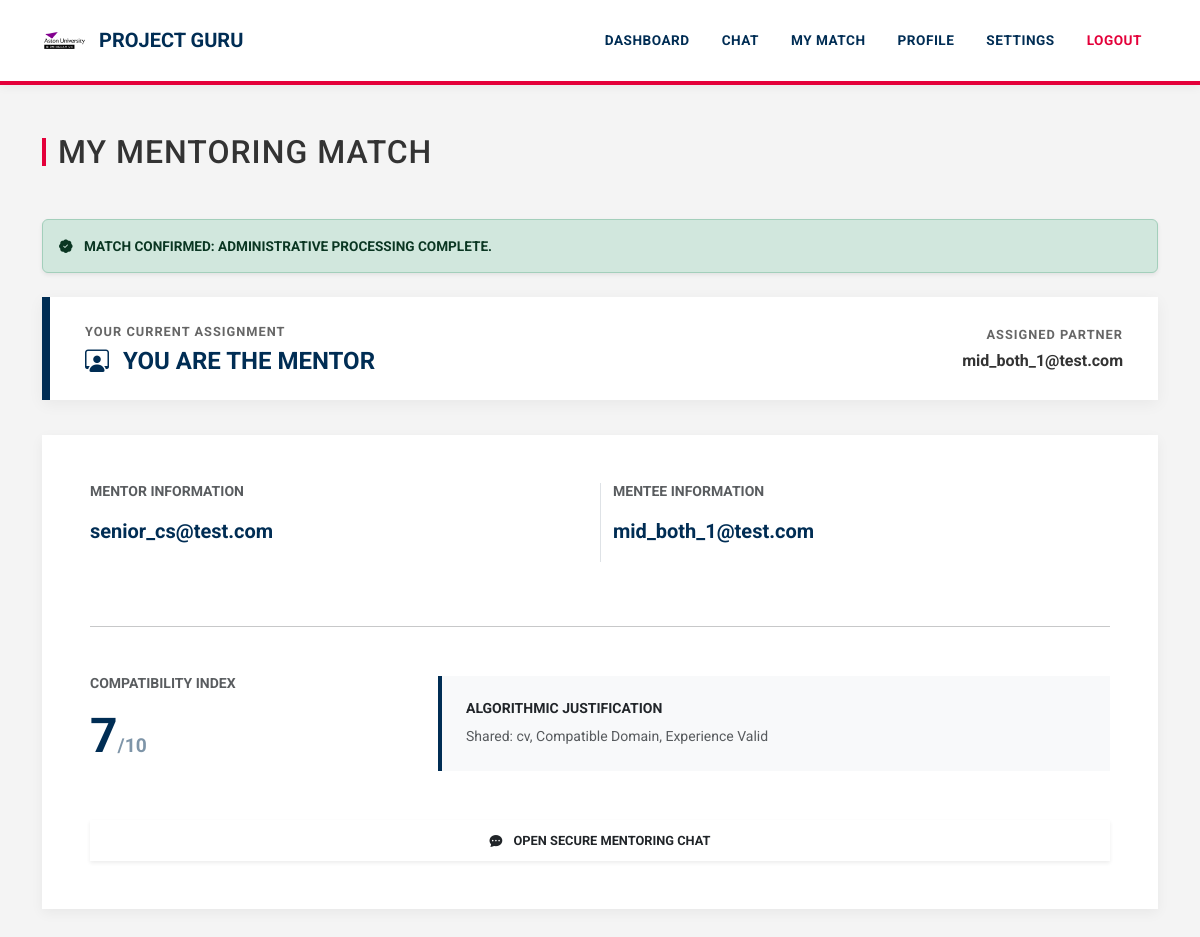
Page /match (signed in) on the committed database.
### tables this page shows
CREATE TABLE users (
    id INTEGER PRIMARY KEY AUTOINCREMENT,
    email TEXT UNIQUE,
    password TEXT,
    role TEXT,
    level TEXT,
    experience TEXT,
    domain TEXT,
    availability TEXT,
    location TEXT,
    status TEXT
, verification_code TEXT, is_verified INTEGER DEFAULT 0, reset_code TEXT);

CREATE TABLE matches (
    id INTEGER PRIMARY KEY AUTOINCREMENT,
    mentor_id INTEGER,
    mentee_id INTEGER,
    score INTEGER,
    reason TEXT,
    status TEXT DEFAULT 'pending',
    mentor_response TEXT DEFAULT 'pending',
    mentee_response TEXT DEFAULT 'pending'
, created_at TEXT);

### app.py (the view)
@app.route("/match")
def my_match():
    if "user_id" not in session:
        return redirect("/login")
    profile = get_active_profile()
    if not profile:
        return redirect("/dashboard")
    role = profile["role"]   # mentor OR mentee
    conn = get_db()
    user_id = session["user_id"]
    if role == "mentor":
        match = conn.execute("""
            SELECT * FROM matches
            WHERE mentor_id=? AND status IN ('approved', 'final')
            ORDER BY id DESC
        """, (user_id,)).fetchone()
    else:  # mentee
        match = conn.execute("""
            SELECT * FROM matches
            WHERE mentee_id=? AND status IN ('approved', 'final')
            ORDER BY id DESC
        """, (user_id,)).fetchone()
    mentor = None
    mentee = None
    mentor_q = None
    mentee_q = None
    if match:
        mentor = conn.execute("SELECT * FROM users WHERE id=?", (match["mentor_id"],)).fetchone()
        mentee = conn.execute("SELECT * FROM users WHERE id=?", (match["mentee_id"],)).fetchone()
        mentor_q = conn.execute("SELECT * FROM questionnaires WHERE user_id=?", (match["mentor_id"],)).fetchone()
        mentee_q = conn.execute("SELECT * FROM questionnaires WHERE user_id=?", (match["mentee_id"],)).fetchone()
    matches = conn.execute("""
        SELECT * FROM matches
        WHERE (mentor_id=? OR mentee_id=?) AND status='final'
    """, (user_id, user_id)).fetchall()
    conn.close()
    return render_template(
        "match.html",
        match=match,
        mentor=mentor,
        mentee=mentee,
        mentor_q=mentor_q,
        mentee_q=mentee_q,
        matches=matches,
        role=role,
        user_id=user_id
    )

### app.py (called while the page is built)
def get_db():
    conn = sqlite3.connect("database.db", timeout=30)
    conn.row_factory = sqlite3.Row
    return conn

def get_active_profile():
    if "profile_id" not in session:
        return None
    conn = get_db()
    profile = conn.execute("""
        SELECT * FROM profiles
        WHERE id=? AND user_id=?
    """, (session["profile_id"], session["user_id"])).fetchone()
    conn.close()
    return profile

### templates/match.html (shortened to what this page needs)
<!DOCTYPE html>
<html lang="en">
<head>
    <link href="https://cdn.jsdelivr.net/npm/bootstrap@5.3.2/dist/css/bootstrap.min.css" rel="stylesheet">
    <link rel="stylesheet" href="https://cdn.jsdelivr.net/npm/bootstrap-icons@1.11.3/font/bootstrap-icons.min.css">
</head>
<body>
{% include "navbar.html" %}
<div class="container mt-5 mb-5">
    <h2 class="mb-5">My Mentoring Match</h2>
    {% if match %}
        {% if match.status == "final" %}
            <div class="alert alert-success shadow-sm mb-4">
                <i class="bi bi-patch-check-fill me-2"></i> MATCH CONFIRMED: Administrative processing complete.
            </div>
            <div class="role-banner">
                <div>
                    <span class="role-text-primary">Your Current Assignment</span>
                    {% if user_id == match.mentor_id %}
                        <h3 class="role-title"><i class="bi bi-person-workspace me-2"></i> YOU ARE THE MENTOR</h3>
                    {% else %}
                        <h3 class="role-title"><i class="bi bi-mortarboard-fill me-2"></i> YOU ARE THE MENTEE</h3>
                    {% endif %}
                </div>
                <div class="role-partner text-end">
                    <span class="role-text-primary">Assigned Partner</span>
                    <span class="fw-bold">
                        {% if user_id == match.mentor_id %}{{ mentee.email }}{% else %}{{ mentor.email }}{% endif %}
                    </span>
                </div>
            </div>
            <div class="card match-card p-5">
                <div class="row mb-5">
                    <div class="col-md-6">
                        <h5 class="fw-bold text-uppercase small text-muted mb-3">Mentor Information</h5>
                        <p class="fw-bold fs-5" style="color: var(--aston-navy);">{{ mentor.email }}</p>
                    </div>
                    <div class="col-md-6 border-start">
                        <h5 class="fw-bold text-uppercase small text-muted mb-3">Mentee Information</h5>
                        <p class="fw-bold fs-5" style="color: var(--aston-navy);">{{ mentee.email }}</p>
                    </div>
                </div>
                <hr class="mb-5">
                <div class="row align-items-center">
                    <div class="col-md-4">
                        <h5 class="fw-bold text-uppercase small text-muted">Compatibility Index</h5>
                        <div class="fw-bold" style="font-size: 3rem; color: var(--aston-navy);">
                            {{ match.score }}<span style="font-size: 1.2rem; opacity: 0.5;">/10</span>
                        </div>
                    </div>
                    <div class="col-md-8">
                        <div class="p-4 bg-light border-start border-4" style="border-color: var(--aston-navy) !important;">
                            <h6 class="fw-bold text-uppercase small">Algorithmic Justification</h6>
                            <p class="text-muted mb-0 small" style="line-height: 1.6;">{{ match.reason }}</p>
                        </div>
                    </div>
                </div>
                <div class="mt-5">
                    <a href="/chat/{{match.id}}" class="btn btn-aston-navy w-100 py-3 shadow-sm">
                        <i class="bi bi-chat-dots-fill me-2"></i> Open Secure Mentoring Chat
                    </a>
                </div>
            </div>
        {% endif %}
    {% else %}
        <div class="text-center py-5">
            <i class="bi bi-person-x text-muted" style="font-size: 4rem; opacity: 0.2;"></i>
            <p class="text-muted mt-3 fw-bold">No active mentoring pairings found.</p>
            <a href="/dashboard" class="btn btn-outline-dark mt-2 border-2 fw-bold">RETURN TO DASHBOARD</a>
        </div>
    {% endif %}
</div>
</body>
</html>

### templates/match.html (style rules this page uses)
:root { --aston-navy: #002d54; --aston-red: #e4003a; --aston-grey: #f4f4f4; --aston-dark-grey: #333333; }
body { background-color: var(--aston-grey); font-family: 'Roboto', Arial, sans-serif; color: var(--aston-dark-grey); }
h2 { color: var(--aston-navy); font-weight: 700; text-transform: uppercase; letter-spacing: 1px; display: flex; align-items: center; }
h2::before { content: ""; display: inline-block; width: 4px; height: 28px; background: var(--aston-red); margin-right: 12px; }
.role-banner { background-color: white; border-left: 8px solid var(--aston-navy); padding: 25px 35px; box-shadow: 0 4px 15px rgba(0,0,0,0.05); display: flex; align-items: center; justify-content: space-between; margin-bottom: 35px; }
.role-text-primary { font-size: 0.8rem; text-transform: uppercase; font-weight: 700; color: #666; letter-spacing: 1px; margin-bottom: 5px; display: block; }
.role-title { color: var(--aston-navy); font-weight: 700; font-size: 1.5rem; margin: 0; }
.match-card { background: white; border: none; border-radius: 0; box-shadow: 0 4px 12px rgba(0,0,0,0.05); border-top: 5px solid var(--aston-navy); }
.alert { border-radius: 0; font-weight: 700; text-transform: uppercase; font-size: 0.85rem; border: none; border-left: 5px solid; }
.alert-success { border-left-color: #198754; background-color: #e8f5e9; color: #1b5e20; }
.btn-aston-navy { background-color: var(--aston-navy); color: white; border: none; border-radius: 0; font-weight: 700; text-transform: uppercase; }

### templates/navbar.html (style rules this page uses)
:root { --aston-navy: #002d54; --aston-red: #e4003a; --aston-grey: #f4f4f4; --aston-dark-grey: #333333; }
body { background-color: var(--aston-grey) !important; font-family: 'Roboto', Arial, sans-serif !important; color: var(--aston-dark-grey); }
.card { border: none !important; border-radius: 0 !important; box-shadow: 0 4px 12px rgba(0,0,0,0.05) !important; }
.btn { border-radius: 0 !important; font-weight: 700 !important; text-transform: uppercase; font-size: 0.8rem; padding: 10px 25px !important; }

### rows in the picture
users: email "mid_both_1@test.com"
users: email "senior_cs@test.com"
matches: score "7", reason "Shared: cv, Compatible Domain, Experience Valid"
